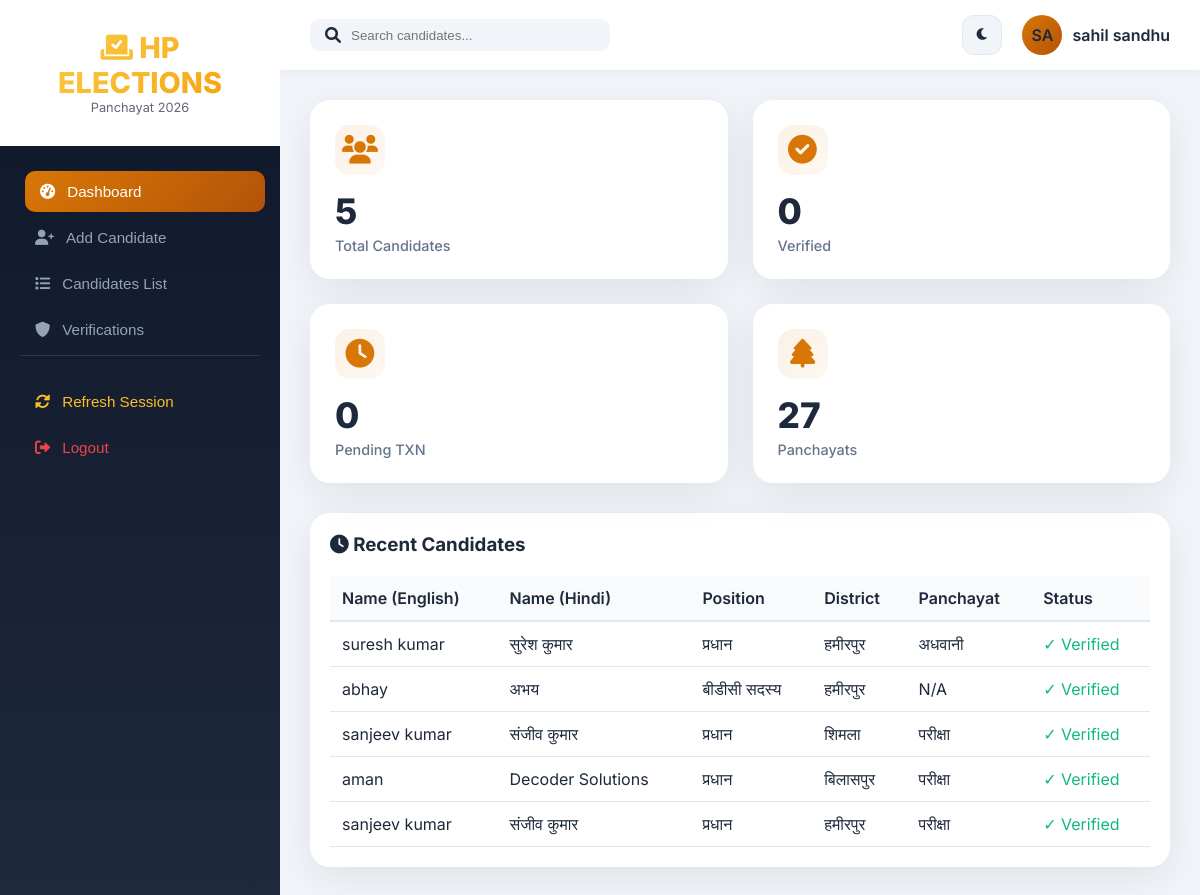
Screenshot of /employee/dashboard.php (signed in) with the database file from the repository.
### tables this page shows
CREATE TABLE `employees` (
  `id` int(11) NOT NULL,
  `employee_id` varchar(50) NOT NULL,
  `username` varchar(100) NOT NULL,
  `password` varchar(255) NOT NULL,
  `raw_password` varchar(255) DEFAULT NULL,
  `full_name` varchar(100) NOT NULL,
  `email` varchar(100) DEFAULT NULL,
  `phone` varchar(20) DEFAULT NULL,
  `district_id` int(11) DEFAULT NULL,
  `role` enum('data_entry','supervisor','manager') DEFAULT 'data_entry',
  `total_entries` int(11) DEFAULT 0,
  `last_entry_at` datetime DEFAULT NULL,
  `last_login` datetime DEFAULT NULL,
  `created_at` timestamp NOT NULL DEFAULT current_timestamp(),
  `updated_at` timestamp NOT NULL DEFAULT current_timestamp() ON UPDATE current_timestamp(),
  `is_active` tinyint(1) DEFAULT 1
);

CREATE TABLE `candidates` (
  `id` int(11) NOT NULL,
  `candidate_unique_id` varchar(50) DEFAULT NULL,
  `candidate_id` varchar(50) NOT NULL,
  `district_id` int(11) NOT NULL,
  `representative_type_id` int(11) DEFAULT NULL,
  `jila_parishad_pradhan` enum('jila_parishad','pradhan') DEFAULT NULL,
  `jila_parishad_id` int(11) DEFAULT NULL,
  `block_id` int(11) DEFAULT NULL,
  `panchayat_id` int(11) DEFAULT NULL,
  `bdc_constituency_id` int(11) DEFAULT NULL,
  `zila_parishad_constituency_id` int(11) DEFAULT NULL,
  `village` varchar(100) NOT NULL,
  `village_hi` varchar(100) DEFAULT NULL,
  `candidate_name_hi` varchar(100) NOT NULL,
  `candidate_name_en` varchar(100) NOT NULL,
  `relation_type` enum('father','husband') NOT NULL,
  `relation_name` varchar(100) NOT NULL,
  `relation_name_hi` varchar(100) DEFAULT NULL,
  `gender` enum('Male','Female','Other') NOT NULL,
  `age` int(11) NOT NULL,
  `education` varchar(200) DEFAULT NULL,
  `education_hi` varchar(100) DEFAULT NULL,
  `profession` varchar(100) DEFAULT NULL,
  `profession_hi` varchar(100) DEFAULT NULL,
  `short_notes_en` text DEFAULT NULL,
  `short_notes_hi` text DEFAULT NULL,
  `bio_hi` text DEFAULT NULL,
  `bio_en` text DEFAULT NULL,
  `slug` varchar(500) NOT NULL,
  `photo_url` varchar(500) DEFAULT NULL,
  `video_message_url` varchar(500) DEFAULT NULL,
  `interview_video_url` varchar(500) DEFAULT NULL,
  `mobile_number` varchar(15) DEFAULT NULL,
  `whatsapp_number` varchar(15) DEFAULT NULL,
  `email` varchar(100) DEFAULT NULL,
  `facebook_url` varchar(500) DEFAULT NULL,
  `twitter_url` varchar(500) DEFAULT NULL,
  `instagram_url` varchar(500) DEFAULT NULL,
  `status` enum('contesting','leading','winner','runner_up','withdrawn') DEFAULT 'contesting',
  `approval_status` enum('pending','approved','rejected') DEFAULT 'pending',
  `views` int(11) DEFAULT 0,
  `featured` tinyint(1) DEFAULT 0,
  `created_at` timestamp NOT NULL DEFAULT current_timestamp(),
  `updated_at` timestamp NOT NULL DEFAULT current_timestamp() ON UPDATE current_timestamp(),
  `created_by` int(11) DEFAULT NULL,
  `whatsapp_verified` tinyint(1) DEFAULT 0,
  `photo_hidden` tinyint(1) DEFAULT 1,
  `verification_code` varchar(6) DEFAULT NULL,
  `verification_expiry` datetime DEFAULT NULL,
  `is_active` tinyint(1) DEFAULT 1,
  `transaction_id` varchar(100) DEFAULT NULL
);

CREATE TABLE `representative_types` (
  `id` int(11) NOT NULL,
  `type_key` varchar(50) NOT NULL,
  `type_name` varchar(100) NOT NULL,
  `type_name_hi` varchar(100) DEFAULT NULL,
  `has_block` tinyint(1) DEFAULT 0,
  `has_panchayat` tinyint(1) DEFAULT 0,
  `has_bdc_constituency` tinyint(1) DEFAULT 0,
  `has_zila_parishad_constituency` tinyint(1) DEFAULT 0,
  `sort_order` int(11) DEFAULT 0,
  `created_at` timestamp NOT NULL DEFAULT current_timestamp()
);

CREATE TABLE `districts` (
  `id` int(11) NOT NULL,
  `district_name` varchar(100) NOT NULL,
  `district_name_hi` varchar(100) NOT NULL,
  `slug` varchar(100) NOT NULL,
  `description` text DEFAULT NULL,
  `meta_title` varchar(200) DEFAULT NULL,
  `meta_description` text DEFAULT NULL,
  `created_at` timestamp NOT NULL DEFAULT current_timestamp(),
  `updated_at` timestamp NOT NULL DEFAULT current_timestamp() ON UPDATE current_timestamp()
);

CREATE TABLE `panchayats` (
  `id` int(11) NOT NULL,
  `block_id` int(11) NOT NULL,
  `panchayat_name` varchar(100) NOT NULL,
  `panchayat_name_hi` varchar(100) NOT NULL,
  `slug` varchar(100) NOT NULL,
  `status` enum('existing','proposed') DEFAULT 'existing',
  `description` text DEFAULT NULL,
  `meta_title` varchar(200) DEFAULT NULL,
  `meta_description` text DEFAULT NULL,
  `created_at` timestamp NOT NULL DEFAULT current_timestamp(),
  `updated_at` timestamp NOT NULL DEFAULT current_timestamp() ON UPDATE current_timestamp()
);

### employee/employee_config.php (called while the page is built, shortened)
 <?php
function getEmployeeDetails($pdo, $employee_id) {
    $stmt = $pdo->prepare("SELECT * FROM employees WHERE id = ?");
    $stmt->execute([$employee_id]);
    return $stmt->fetch();
}
?>

### employee/dashboard.php (the view, shortened to what this page needs)
<?php
require_once __DIR__ . '/employee_config.php';
$employee = getEmployeeDetails($pdo, $_SESSION['user_id']);
try {
    $pdo->exec("SET FOREIGN_KEY_CHECKS=0");
    $pdo->exec("SET FOREIGN_KEY_CHECKS=1");
    $totalCandidates = $pdo->query("SELECT COUNT(*) FROM candidates")->fetchColumn();
    $totalPanchayats = $pdo->query("SELECT COUNT(*) FROM panchayats")->fetchColumn();
    $recentCandidates = $pdo->query("
        SELECT c.*,
               d.district_name, d.district_name_hi,
               b.block_name, b.block_name_hi,
               p.panchayat_name, p.panchayat_name_hi,
               rt.type_name, rt.type_name_hi
        FROM candidates c
        LEFT JOIN districts d ON c.district_id = d.id
        LEFT JOIN representative_types rt ON c.representative_type_id = rt.id
        LEFT JOIN blocks b ON c.block_id = b.id
        LEFT JOIN panchayats p ON c.panchayat_id = p.id
        ORDER BY c.created_at DESC LIMIT 10
    ")->fetchAll();
    $allCandidates = [];
} catch (Exception $e) {
    error_log("Database Error: " . $e->getMessage());
    $districts = [];
    $representativeTypes = [];
    $allCandidates = [];
    $recentCandidates = [];
    $totalCandidates = 0;
    $totalDistricts = 0;
    $totalBlocks = 0;
    $totalPanchayats = 0;
    $error = "Database Error: " . $e->getMessage();
}
$verifiedCount = count(array_filter($allCandidates, function($c) { return !empty($c['transaction_id']); }));
$pendingCount = count(array_filter($allCandidates, function($c) { return empty($c['transaction_id']); }));
?>
<!DOCTYPE html>
<html lang="en">
<head>
    <link rel="stylesheet" href="https://cdnjs.cloudflare.com/ajax/libs/font-awesome/6.0.0/css/all.min.css">
    <link rel="stylesheet" href="https://cdn.datatables.net/1.13.6/css/jquery.dataTables.min.css">
</head>
<body>
    <div class="sidebar">
        <div class="sidebar-header">
            <div class="logo"><i class="fas fa-vote-yea"></i> HP ELECTIONS</div>
            <div style="font-size: 0.8em; opacity: 0.7;">Panchayat 2026</div>
        </div>
        <div class="sidebar-menu">
            <button class="menu-item active" onclick="showPage('dashboard')"><i class="fas fa-tachometer-alt"></i> Dashboard</button>
            <button class="menu-item" onclick="showPage('addCandidate')"><i class="fas fa-user-plus"></i> Add Candidate</button>
            <button class="menu-item" onclick="showPage('candidatesList')"><i class="fas fa-list"></i> Candidates List</button>
            <button class="menu-item" onclick="showPage('verifications')"><i class="fas fa-shield-alt"></i> Verifications</button>
            <div style="margin-top: auto; padding-top: 20px; border-top: 1px solid rgba(255,255,255,0.1);">
                <button class="menu-item" style="color: #fbbf24;" onclick="triggerRefresh()"><i class="fas fa-sync-alt"></i> Refresh Session</button>
                <button class="menu-item" style="color: #ef4444;" onclick="window.location.href='logout.php'"><i class="fas fa-sign-out-alt"></i> Logout</button>
            </div>
        </div>
    </div>
    <div class="main-content">
        <div class="top-header">
            <div class="header-search"><i class="fas fa-search"></i><input type="text" placeholder="Search candidates..." id="globalSearch"></div>
            <button onclick="toggleTheme()" class="theme-toggle-btn" title="Toggle Day/Night">
                <i id="themeIcon" class="fas fa-moon"></i>
            </button>
            <div class="user-profile">
                <div class="user-avatar"><?php echo strtoupper(substr($employee['full_name'] ?? 'Admin', 0, 2)); ?></div>
                <div>
                    <div style="font-weight: 600;"><?php echo htmlspecialchars($employee['full_name'] ?? 'Admin User'); ?></div>
                </div>
            </div>
        </div>
        <div class="content-area">
            <div id="dashboard-page" class="page-content active">
                <div class="stats-grid">
                    <div class="stat-card" onclick="showPage('candidatesList')">
                        <div class="stat-icon"><i class="fas fa-users"></i></div>
                        <div class="stat-value"><?php echo number_format($totalCandidates); ?></div>
                        <div class="stat-label">Total Candidates</div>
                    </div>
                    <div class="stat-card" onclick="showPage('verifications')">
                        <div class="stat-icon"><i class="fas fa-check-circle"></i></div>
                        <div class="stat-value"><?php echo $verifiedCount; ?></div>
                        <div class="stat-label">Verified</div>
                    </div>
                    <div class="stat-card" onclick="showPage('verifications')">
                        <div class="stat-icon"><i class="fas fa-clock"></i></div>
                        <div class="stat-value"><?php echo $pendingCount; ?></div>
                        <div class="stat-label">Pending TXN</div>
                    </div>
                    <div class="stat-card">
                        <div class="stat-icon"><i class="fas fa-tree"></i></div>
                        <div class="stat-value"><?php echo $totalPanchayats; ?></div>
                        <div class="stat-label">Panchayats</div>
                    </div>
                </div>
                <div class="candidates-table">
                    <h3 style="margin-bottom: 20px;"><i class="fas fa-clock"></i> Recent Candidates</h3>
                    <div class="table-responsive">
                        <table class="display" style="width:100%">
                            <thead>
                                <tr><th>Name (English)</th><th>Name (Hindi)</th><th>Position</th><th>District</th><th>Panchayat</th><th>Status</th></tr>
                            </thead>
                            <tbody>
                                <?php foreach ($recentCandidates as $c): ?>
                                <tr>
                                    <td><?php echo htmlspecialchars($c['candidate_name_en'] ?? 'N/A'); ?></td>
                                    <td><?php echo htmlspecialchars($c['candidate_name_hi'] ?? 'N/A'); ?></td>
                                    <td><?php echo htmlspecialchars($c['type_name_hi'] ?? $c['type_name'] ?? 'N/A'); ?></td>
                                    <td><?php echo htmlspecialchars($c['district_name_hi'] ?? $c['district_name'] ?? 'N/A'); ?></td>
                                    <td><?php echo htmlspecialchars($c['panchayat_name_hi'] ?? $c['panchayat_name'] ?? 'N/A'); ?></td>
                                    <td><?php echo !empty($c['transaction_id']) ? '<span style="color:#10b981;">✓ Verified</span>' : '<span style="color:#f59e0b;">⏳ Pending</span>'; ?></td>
                                </tr>
                                <?php endforeach; ?>
                            </tbody>
                        </table>
                    </div>
                </div>
            </div>
        </div>
    </div>
</body>
</html>

### employee/dashboard.php (style rules this page uses)
* { margin: 0; padding: 0; box-sizing: border-box; }
:root { --primary: #d97706; --primary-dark: #b45309; --primary-light: #f59e0b; --secondary: #10b981; --dark: #1e293b; --darker: #0f172a; --gray: #64748b; --border: #e2e8f0; --sidebar-width: 280px; --success: #10b981; --warning: #f59e0b; --danger: #ef4444; --info: #3b82f6; --bg-main: #f1f5f9; --bg-card: #ffffff; --text-main: #1e293b; --text-muted: #64748b; --border-theme: #e2e8f0; }
body { font-family: 'Inter', sans-serif; background: var(--bg-main); color: var(--text-main); display: flex; overflow: hidden; transition: background 0.3s, color 0.3s; }
.stat-card, .candidates-table, .modal-content, .session-card, .refresh-modal-content, .sidebar-header, .top-header { background-color: var(--bg-card) !important; color: var(--text-main); border-color: var(--border-theme); }
.stat-label, .session-text, .refresh-message-custom { color: var(--text-muted); }
.stat-value, .session-title, .refresh-title-custom { color: var(--text-main); }
.theme-toggle-btn { width: 40px; height: 40px; border-radius: 12px; background: var(--bg-main); border: 1px solid var(--border-theme); display: flex; align-items: center; justify-content: center; cursor: pointer; color: var(--text-main); margin-right: 20px; transition: all 0.2s; }
.sidebar { width: var(--sidebar-width); background: linear-gradient(180deg, var(--darker) 0%, var(--dark) 100%); color: white; position: fixed; height: 100vh; overflow-y: auto; z-index: 1000; transition: all 0.3s; }
.sidebar-header { padding: 30px 20px; text-align: center; border-bottom: 1px solid rgba(255,255,255,0.1); }
.sidebar-header .logo { font-size: 1.8em; font-weight: 800; background: linear-gradient(135deg, #fcd34d, #f59e0b); -webkit-background-clip: text; -webkit-text-fill-color: transparent; }
.sidebar-menu { padding: 20px; }
.menu-item { padding: 12px 15px; margin: 5px 0; border-radius: 10px; display: flex; align-items: center; gap: 12px; color: #94a3b8; cursor: pointer; transition: all 0.3s; width: 100%; border: none; background: transparent; font-size: 0.95em; }
.menu-item:hover, .menu-item.active { background: linear-gradient(135deg, var(--primary), var(--primary-dark)); color: white; transform: translateX(5px); }
.main-content { flex: 1; margin-left: var(--sidebar-width); height: 100vh; overflow-y: auto; }
.top-header { background: white; padding: 15px 30px; display: flex; justify-content: space-between; align-items: center; position: sticky; top: 0; z-index: 100; box-shadow: 0 2px 10px rgba(0,0,0,0.05); }
.header-search { background: #f1f5f9; padding: 8px 15px; border-radius: 10px; width: 300px; display: flex; align-items: center; gap: 10px; transition: all 0.3s; }
.header-search input { border: none; background: transparent; outline: none; width: 100%; }
.user-profile { display: flex; align-items: center; gap: 10px; cursor: pointer; }
.user-avatar { width: 40px; height: 40px; background: linear-gradient(135deg, var(--primary), var(--primary-dark)); border-radius: 50%; display: flex; align-items: center; justify-content: center; font-weight: 600; }
.content-area { padding: 30px; }
.stats-grid { display: grid; grid-template-columns: repeat(4, 1fr); gap: 25px; margin-bottom: 30px; }
.stat-card { background: white; border-radius: 20px; padding: 25px; box-shadow: 0 10px 40px rgba(0,0,0,0.08); transition: all 0.3s; cursor: pointer; }
.stat-icon { width: 50px; height: 50px; background: linear-gradient(135deg, rgba(217,119,6,0.1), rgba(217,119,6,0.05)); border-radius: 15px; display: flex; align-items: center; justify-content: center; margin-bottom: 15px; }
.stat-icon i { font-size: 1.8em; color: var(--primary); }
.stat-value { font-size: 2.2em; font-weight: 800; color: var(--dark); margin-bottom: 5px; }
.stat-label { color: var(--gray); font-size: 0.9em; font-weight: 500; }
.candidates-table { background: white; border-radius: 20px; padding: 20px; box-shadow: 0 10px 40px rgba(0,0,0,0.08); overflow-x: auto; }
table { width: 100%; border-collapse: collapse; }
th { text-align: left; padding: 12px; background: #f8fafc; font-weight: 600; color: var(--dark); border-bottom: 2px solid var(--border); }
td { padding: 12px; border-bottom: 1px solid var(--border); }
.page-content { display: none; }
.page-content.active { display: block; animation: fadeIn 0.4s ease; }
@media (max-width: 1200px) { .stats-grid { grid-template-columns: repeat(2, 1fr); } }

### rows the page displays
employees: full_name "SA", full_name "sahil sandhu"
candidates: candidate_name_en "suresh kumar", candidate_name_hi "सुरेश कुमार", representative_type.type_name_hi "प्रधान", district.district_name_hi "हमीरपुर", panchayat.panchayat_name_hi "अधवानी", shows "✓ Verified"
candidates: candidate_name_en "abhay", candidate_name_hi "अभय", representative_type.type_name_hi "बीडीसी सदस्य", district.district_name_hi "हमीरपुर", panchayat_name_hi "N/A", shows "✓ Verified"
candidates: candidate_name_en "sanjeev kumar", candidate_name_hi "संजीव कुमार", representative_type.type_name_hi "प्रधान", district.district_name_hi "शिमला", panchayat.panchayat_name_hi "परीक्षा", shows "✓ Verified"
candidates: candidate_name_en "aman", candidate_name_hi "Decoder Solutions", representative_type.type_name_hi "प्रधान", district.district_name_hi "बिलासपुर", panchayat.panchayat_name_hi "परीक्षा", transaction_id "✓ Verified"
candidates: candidate_name_en "sanjeev kumar", candidate_name_hi "संजीव कुमार", representative_type.type_name_hi "प्रधान", district.district_name_hi "हमीरपुर", panchayat.panchayat_name_hi "परीक्षा", transaction_id "✓ Verified"

### other values shown
$totalCandidates "5"
$verifiedCount "0"
$pendingCount "0"
$totalPanchayats "27"
